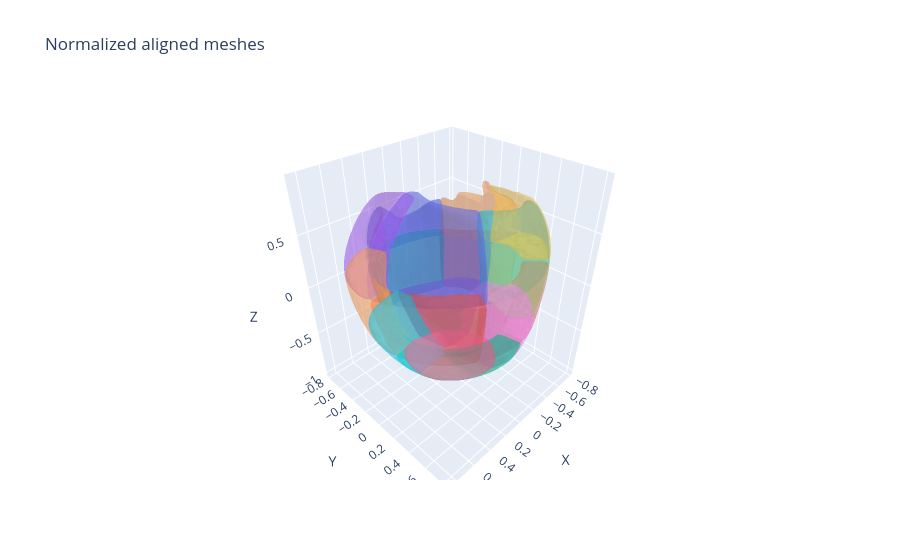

The notebook cell saved with this chart:
### Code cell
# ==========================================================
# 6. Plot
# ==========================================================

fig = go.Figure()


for name, mesh in normalized_meshes.items():

    verts = mesh.verts_packed().cpu().numpy()
    faces = mesh.faces_packed().cpu().numpy()


    fig.add_trace(go.Mesh3d(
        x=verts[:,0],
        y=verts[:,1],
        z=verts[:,2],
        i=faces[:,0],
        j=faces[:,1],
        k=faces[:,2],
        opacity=0.35,
        name=name
    ))


fig.update_layout(
    title="Normalized aligned meshes",
    scene=dict(
        aspectmode="data",
        xaxis_title="X",
        yaxis_title="Y",
        zaxis_title="Z"
    ),
)


fig.show()

### Figure 1 — Plotly figure (JSON) as saved in the notebook; plotly's stock layout.template omitted (floating-point values rounded to 4 significant figures; data arrays with more than 128 entries replaced by an {"elided": "..."} marker saying what was removed)
{"data": [{"i": {"elided": "672 int values"}, "j": {"elided": "672 int values"}, "k": {"elided": "672 int values"}, "name": "\\MM613_BP52013_FMA9345_Septal.obj", "opacity": 0.35, "type": "mesh3d", "x": {"elided": "390 float values"}, "y": {"elided": "390 float values"}, "z": {"elided": "390 float values"}}, {"i": {"elided": "5584 int values"}, "j": {"elided": "5584 int values"}, "k": {"elided": "5584 int values"}, "name": "\\MM618_BP52013_FMA9345_Septal.obj", "opacity": 0.35, "type": "mesh3d", "x": {"elided": "2836 float values"}, "y": {"elided": "2836 float values"}, "z": {"elided": "2836 float values"}}, {"i": {"elided": "986 int values"}, "j": {"elided": "986 int values"}, "k": {"elided": "986 int values"}, "name": "\\MM619_BP52013_FMA9345_Septal.obj", "opacity": 0.35, "type": "mesh3d", "x": {"elided": "531 float values"}, "y": {"elided": "531 float values"}, "z": {"elided": "531 float values"}}, {"i": {"elided": "6788 int values"}, "j": {"elided": "6788 int values"}, "k": {"elided": "6788 int values"}, "name": "\\MM625_BP52013_FMA9345_Septal.obj", "opacity": 0.35, "type": "mesh3d", "x": {"elided": "3642 float values"}, "y": {"elided": "3642 float values"}, "z": {"elided": "3642 float values"}}, {"i": {"elided": "3558 int values"}, "j": {"elided": "3558 int values"}, "k": {"elided": "3558 int values"}, "name": "\\MM629_BP52013_FMA9345_Septal.obj", "opacity": 0.35, "type": "mesh3d", "x": {"elided": "2031 float values"}, "y": {"elided": "2031 float values"}, "z": {"elided": "2031 float values"}}, {"i": {"elided": "764 int values"}, "j": {"elided": "764 int values"}, "k": {"elided": "764 int values"}, "name": "\\MM616_BP52012_FMA9561_Inferior.obj", "opacity": 0.35, "type": "mesh3d", "x": {"elided": "433 float values"}, "y": {"elided": "433 float values"}, "z": {"elided": "433 float values"}}, {"i": {"elided": "1364 int values"}, "j": {"elided": "1364 int values"}, "k": {"elided": "1364 int values"}, "name": "\\MM622_BP52012_FMA9561_Inferior.obj", "opacity": 0.35, "type": "mesh3d", "x": {"elided": "718 float values"}, "y": {"elided": "718 float values"}, "z": {"elided": "718 float values"}}, {"i": {"elided": "1320 int values"}, "j": {"elided": "1320 int values"}, "k": {"elided": "1320 int values"}, "name": "\\MM623_BP52012_FMA9561_Inferior.obj", "opacity": 0.35, "type": "mesh3d", "x": {"elided": "705 float values"}, "y": {"elided": "705 float values"}, "z": {"elided": "705 float values"}}, {"i": {"elided": "1900 int values"}, "j": {"elided": "1900 int values"}, "k": {"elided": "1900 int values"}, "name": "\\MM626_BP52012_FMA9561_Inferior.obj", "opacity": 0.35, "type": "mesh3d", "x": {"elided": "1047 float values"}, "y": {"elided": "1047 float values"}, "z": {"elided": "1047 float values"}}, {"i": {"elided": "8436 int values"}, "j": {"elided": "8436 int values"}, "k": {"elided": "8436 int values"}, "name": "\\MM631_BP52012_FMA9561_Inferior.obj", "opacity": 0.35, "type": "mesh3d", "x": {"elided": "4368 float values"}, "y": {"elided": "4368 float values"}, "z": {"elided": "4368 float values"}}, {"i": {"elided": "1198 int values"}, "j": {"elided": "1198 int values"}, "k": {"elided": "1198 int values"}, "name": "\\MM615_BP52010_FMA9563_Lateral.obj", "opacity": 0.35, "type": "mesh3d", "x": {"elided": "632 float values"}, "y": {"elided": "632 float values"}, "z": {"elided": "632 float values"}}, {"i": {"elided": "438 int values"}, "j": {"elided": "438 int values"}, "k": {"elided": "438 int values"}, "name": "\\MM621_BP52010_FMA9563_Lateral.obj", "opacity": 0.35, "type": "mesh3d", "x": {"elided": "295 float values"}, "y": {"elided": "295 float values"}, "z": {"elided": "295 float values"}}, {"i": {"elided": "2478 int values"}, "j": {"elided": "2478 int values"}, "k": {"elided": "2478 int values"}, "name": "\\MM627_BP52010_FMA9563_Lateral.obj", "opacity": 0.35, "type": "mesh3d", "x": {"elided": "1282 float values"}, "y": {"elided": "1282 float values"}, "z": {"elided": "1282 float values"}}, {"i": {"elided": "3996 int values"}, "j": {"elided": "3996 int values"}, "k": {"elided": "3996 int values"}, "name": "\\MM614_BP52011_FMA9560_Anterior.obj", "opacity": 0.35, "type": "mesh3d", "x": {"elided": "2022 float values"}, "y": {"elided": "2022 float values"}, "z": {"elided": "2022 float values"}}, {"i": {"elided": "1654 int values"}, "j": {"elided": "1654 int values"}, "k": {"elided": "1654 int values"}, "name": "\\MM620_BP52011_FMA9560_Anterior.obj", "opacity": 0.35, "type": "mesh3d", "x": {"elided": "901 float values"}, "y": {"elided": "901 float values"}, "z": {"elided": "901 float values"}}, {"i": {"elided": "6396 int values"}, "j": {"elided": "6396 int values"}, "k": {"elided": "6396 int values"}, "name": "\\MM624_BP52011_FMA9560_Anterior.obj", "opacity": 0.35, "type": "mesh3d", "x": {"elided": "3456 float values"}, "y": {"elided": "3456 float values"}, "z": {"elided": "3456 float values"}}, {"i": {"elided": "1814 int values"}, "j": {"elided": "1814 int values"}, "k": {"elided": "1814 int values"}, "name": "\\MM628_BP52011_FMA9560_Anterior.obj", "opacity": 0.35, "type": "mesh3d", "x": {"elided": "979 float values"}, "y": {"elided": "979 float values"}, "z": {"elided": "979 float values"}}], "layout": {"scene": {"aspectmode": "data", "xaxis": {"title": {"text": "X"}}, "yaxis": {"title": {"text": "Y"}}, "zaxis": {"title": {"text": "Z"}}}, "title": {"text": "Normalized aligned meshes"}}}
